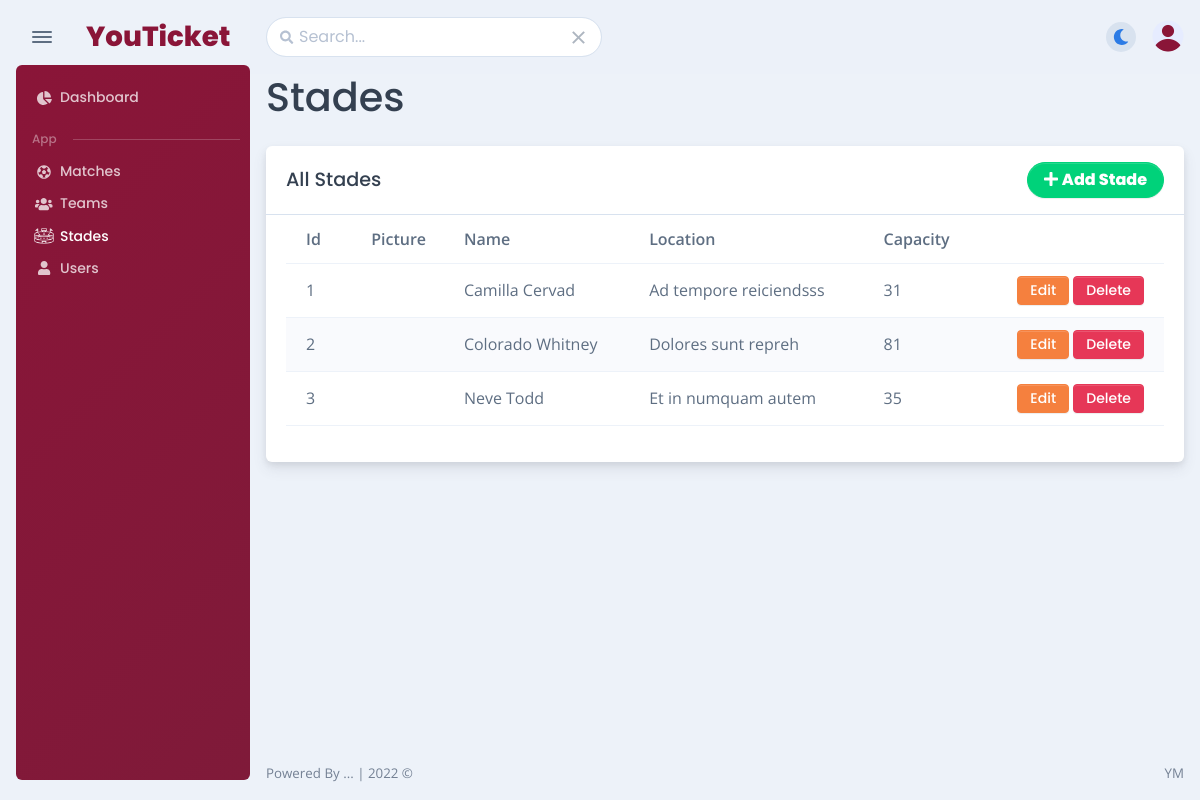
Page /admin/stades.php (signed in) on the committed database.
### tables this page shows
CREATE TABLE `stades` (
  `id_stade` int(11) NOT NULL,
  `name` varchar(255) NOT NULL,
  `location` varchar(255) NOT NULL,
  `capacity` int(20) NOT NULL,
  `picture` text NOT NULL
);

### include/dashboard/head.php (called while the page is built, shortened)
<?php include('links.php'); ?>

### model/database.php (called while the page is built, shortened)
<?php
class Connection{
    protected function connect(){
        $host = $_ENV['DB_SERVERNAME'];
        $user = $_ENV['DB_USERNAME'];
        $password = $_ENV['DB_USERPASSWORD'];
        $db = $_ENV['DB_DATABASE'];
        try{
            $connection = "mysql:host=$host;dbname=$db;charset=utf8mb4";
            $options = [
                PDO::ATTR_ERRMODE => PDO::ERRMODE_EXCEPTION,
                PDO::ATTR_EMULATE_PREPARES => false,
            ];
            $pdo = new PDO($connection, $user, $password, $options);
            return $pdo;
        }catch(PDOException $e){
            print_r('Error connection: ' . $e->getMessage());
        }
    }
}

### model/stade.php (called while the page is built, shortened)
<?php
include_once('database.php');
class Stades extends Connection{
    protected function getStadesDB(){
        $sql = "SELECT * FROM stades";
        $stmt = $this ->connect()->prepare($sql);
        $stmt->execute();
        $result = $stmt->fetchAll();
        return $result;
    }
}

### controller/stadeController.php (called while the page is built, shortened)
<?php
include_once('../model/stade.php');
class StadeController extends Stades{
    public function getStades(){
        $result = $this -> getStadesDB();
        return $result;
    }
}

### admin/stades.php (the view, shortened to what this page needs)
 <?php
    $path = 'Stades';
    require_once('../controller/stadeController.php');
    $StadeController = new StadeController();
    $AllStades = $StadeController -> getStades();
    $StadeController -> addStade();
    $StadeController -> deleteStade();
    $StadeController->updateStade();
    if(isset($_POST['searchbtn'])){
        $AllStades = $StadeController -> searchStade();
    }else{
        $AllStades = $StadeController -> getStades();
    }
?>
<!DOCTYPE html>
<html lang="en-US">
    <head>
        <?php include('../include/dashboard/head.php'); ?>
    </head>
    <body>
        <main class="main" id="top">
            <div class="container-fluid" data-layout="container">
                <?php include('../include/dashboard/nav-mobile.php'); ?>
                <div class="content">
                    <?php include('../include/dashboard/nav-desk.php'); ?>
                    <div class="row g-3 mb-3">
                        <h1><?=$path; ?> </h1>
                    </div>
                    <div class="row g-0">
                        <div class="card mb-3">
                            <div class="card-header border-bottom">
                                <div class=" d-flex justify-content-between">
                                    <div class="col-auto align-self-center">
                                        <h5 class="mb-0" >All Stades</h5>
                                    </div>
                                    <div class="justify-content-end">
                                        <a class="btn rounded-pill btn-success px-lg-3" onclick="createStade()">
                                            <i class="fas fa-plus mr-2"></i>
                                            <b>Add Stade</b>
                                        </a>
                                    </div>
                                </div>
                            </div>
                            <div class="card-body pt-0">
                                <div class="tab-content">
                                    <div class="tab-pane preview-tab-pane active" role="tabpanel" aria-labelledby="tab-dom-f3ee3586-6986-435d-af14-04f95ce3db36" id="dom-f3ee3586-6986-435d-af14-04f95ce3db36">
                                        <div class="table-responsive scrollbar">
                                            <table class="table table-hover table-striped overflow-hidden">
                                                <thead>
                                                    <tr>
                                                        <th scope="col">Id</th>
                                                        <th scope="col">Picture</th>
                                                        <th scope="col">Name</th>
                                                        <th scope="col">Location </th>
                                                        <th scope="col">Capacity</th>
                                                        <th class="text-end" scope="col"></th>
                                                    </tr>
                                                </thead>
                                                <tbody>
                                                    <?php if(empty($AllStades))
                                                            echo '<tr class="align-middle"><th class="col-3">No result found.</th> </tr>';
                                                        else{
                                                            foreach($AllStades As $stade){ ?>
                                                            <tr class="align-middle" id="Stade<?= $stade['id_stade']; ?>">
                                                                <td class="col-1"><?=$stade['id_stade']; ?></td>
                                                                <td class="text-nowrap">
                                                                </td>
                                                                <td class="text-nowrap"><?=$stade['name']; ?></td>
                                                                <td class="text-nowrap"><?=$stade['location']; ?></td>
                                                                <td class="text-nowrap"><?=$stade['capacity']; ?></td>
                                                                <td class="text-end">
                                                                    <a href="#" onclick="Getstade('<?= $stade['id_stade']; ?>','<?= $stade['name']; ?>','<?= $stade['location']; ?>','<?= $stade['capacity']; ?>')" class="btn btn-sm btn-warning">Edit</a>
                                                                    <a href="#" onclick="DeleteStade('<?= $stade['id_stade']; ?>') " class="btn btn-sm btn-danger">Delete</a>
                                                                </td>
                                                            </tr>
                                                    <?php }
                                                    } ?>
                                                </tbody>
                                            </table>
                                        </div>
                                    </div>
                                </div>
                            </div>
                        </div>
                    </div>
                    <footer class="footer">
                        <div class="row g-0 justify-content-between fs--1 mt-4 mb-3">
                            <div class="col-12 col-sm-auto text-center">
                                <p class="mb-0 text-600">
                                    Powered By ... <span class="d-none d-sm-inline-block">| </span><br class="d-sm-none" />
                                    2022 &copy; <a href="#"></a>
                                </p>
                            </div>
                            <div class="col-12 col-sm-auto text-center">
                                <p class="mb-0 text-600">YM</p>
                            </div>
                        </div>
                    </footer>
                </div>
            </div>
        </main>
    </body>
</html>

### include/dashboard/links.php (shortened to what this page needs)
<link rel="stylesheet" href="https://cdnjs.cloudflare.com/ajax/libs/Dropify/0.2.2/css/dropify.min.css" />
<link rel="stylesheet" href="https://cdnjs.cloudflare.com/ajax/libs/Dropify/0.2.2/css/dropify.css" />
<link href="../assets/css/dash/theme-rtl.min.css" rel="stylesheet" id="style-rtl" />
<link href="../assets/css/dash/theme.min.css" rel="stylesheet" id="style-default" />

### include/dashboard/nav-mobile.php (shortened to what this page needs)
<nav class="navbar navbar-light navbar-vertical navbar-expand-lg navbar-vibrant" style="display: none">
    <div class="d-flex align-items-center mt-3">
        <div class="toggle-icon-wrapper">
            <button class="btn navbar-toggler-humburger-icon navbar-vertical-toggle" data-bs-toggle="tooltip" data-bs-placement="left" title="Toggle Navigation">
                <span class="navbar-toggle-icon"><span class="toggle-line"></span></span>
            </button>
        </div>
        <a class="navbar-brand" href="../pages/index.php">
            <div class="d-flex align-items-center "><span class="font-sans-serif" style="color: #8A1538 !important">YouTicket</span></div>
        </a>
    </div>
    <div class="collapse navbar-collapse mt-lg-2 my-xs-1 mt-sm-1" id="navbarVerticalCollapse">
        <div class="navbar-vertical-content scrollbar">
            <ul class="navbar-nav flex-column my-md-3 mt-md-2" id="navbarVerticalNav">
                <li class="nav-item">
                    <a class="nav-link <?= $path == "Dashboard" ? "active" :""; ?>" href="index.php" role="button" >
                        <div class="d-flex align-items-center">
                            <span class="nav-link-icon d-flex justify-content-center"><span class="fas fa-chart-pie"></span></span><span class="nav-link-text ps-1">Dashboard</span>
                        </div>
                    </a>
                </li>
                <li class="nav-item">
                    <div class="row navbar-vertical-label-wrapper mt-3 mb-2">
                        <div class="col-auto navbar-vertical-label">App</div>
                        <div class="col ps-0">
                            <hr class="mb-0 navbar-vertical-divider">
                        </div>
                    </div>
                    <a class="nav-link <?= $path == "Matches" ? "active" :""; ?>" href="matches.php" role="button">
                        <div class="d-flex align-items-center">
                            <span class="nav-link-icon d-flex justify-content-center"><span class="fas fa-futbol"></span></span><span class="nav-link-text ps-1">Matches</span>
                        </div>
                    </a>
                    <a class="nav-link <?= $path == "Teams" ? "active" :""; ?>" href="teams.php" role="button">
                        <div class="d-flex align-items-center">
                            <span class="nav-link-icon d-flex justify-content-center"><span class="fas fa-users"></span></span><span class="nav-link-text ps-1">Teams</span>
                        </div>
                    </a>
                    <a class="nav-link <?= $path == "Stades" ? "active" :""; ?>" href="stades.php" role="button" style="margin-left: -0.005rem !important ;">
                        <div class="d-flex align-items-center">
                            <span class="nav-link-icon d-flex justify-content-center"><img width="20rem" src="../assets/img/essential/stadium5.png" alt=""/></span><span class="nav-link-text ps-1">Stades</span>
                        </div>
                    </a>
                    <a class="nav-link <?= $path == "Users" ? "active" :""; ?>" href="users.php" role="button">
                        <div class="d-flex align-items-center">
                            <span class="nav-link-icon d-flex justify-content-center"><span class="fas fa-user"></span></span><span class="nav-link-text ps-1">Users</span>
                        </div>
                    </a>
                </li>
            </ul>
        </div>
    </div>
</nav>

### include/dashboard/nav-desk.php (shortened to what this page needs)
<nav class="navbar navbar-light navbar-glass navbar-top navbar-expand navbar-vibrant" style="display: none">
    <ul class="navbar-nav align-items-center d-none d-lg-block">
        <li class="nav-item">
            <div class="search-box">
                <form method="POST" class="position-relative">
                    <input name="search" class="form-control search-input" placeholder="Search..." />
                    <i class="fas fa-search search-box-icon"></i>
                </form>
                <div class="btn-close-falcon-container position-absolute end-0 top-50 translate-middle shadow-none" data-bs-dismiss="search">
                    <button class="btn btn-link btn-close-falcon p-0" aria-label="Close"></button>
                </div>
            </div>
        </li>
    </ul>
    <ul class="navbar-nav navbar-nav-icons ms-auto flex-row align-items-center">
        <li class="nav-item">
            <div class="theme-control-toggle fa-icon-wait px-2">
                <label
                    class="mb-0 theme-control-toggle-label theme-control-toggle-dark"
                    for="themeControlToggle"
                    data-bs-toggle="tooltip"
                    data-bs-placement="left"
                    aria-label="Switch to dark theme"
                    data-bs-original-title="Switch to dark theme"
                    aria-describedby="tooltip427821"
                    ></label>
            </div>
        </li>
        <li class="nav-item dropdown mt-1">
            <a class="nav-link pe-0 ps-2" id="navbarDropdownUser" role="button" data-bs-toggle="dropdown" aria-haspopup="true" aria-expanded="false">
                <div class="avatar avatar-xl">
                    <img class="rounded-circle" src="../assets/img/essential/user1.png" alt="" />
                </div>
            </a>
        </li>
    </ul>
</nav>

### rows in the picture
stades: id_stade "1", name "Camilla Cervad", location "Ad tempore reiciendsss", capacity "31"
stades: id_stade "2", name "Colorado Whitney", location "Dolores sunt repreh", capacity "81"
stades: id_stade "3", name "Neve Todd", location "Et in numquam autem", capacity "35"

### other values in the picture
$path "Stades"
